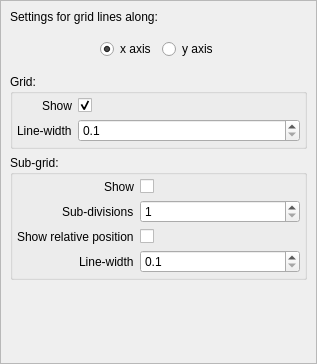
<?xml version="1.0" encoding="UTF-8"?>
<ui version="4.0">
 <class>ZeGridSettingsWidget</class>
 <widget class="QWidget" name="ZeGridSettingsWidget">
  <property name="geometry">
   <rect>
    <x>0</x>
    <y>0</y>
    <width>317</width>
    <height>364</height>
   </rect>
  </property>
  <property name="windowTitle">
   <string>Form</string>
  </property>
  <layout class="QVBoxLayout" name="verticalLayout">
   <property name="spacing">
    <number>0</number>
   </property>
   <property name="leftMargin">
    <number>0</number>
   </property>
   <property name="topMargin">
    <number>0</number>
   </property>
   <property name="rightMargin">
    <number>0</number>
   </property>
   <property name="bottomMargin">
    <number>0</number>
   </property>
   <item>
    <widget class="QScrollArea" name="scrollArea_3">
     <property name="widgetResizable">
      <bool>true</bool>
     </property>
     <widget class="QWidget" name="scrollAreaWidgetContents_3">
      <property name="geometry">
       <rect>
        <x>0</x>
        <y>0</y>
        <width>315</width>
        <height>362</height>
       </rect>
      </property>
      <layout class="QVBoxLayout" name="verticalLayout_2">
       <item>
        <widget class="QLabel" name="label_2">
         <property name="text">
          <string>Settings for grid lines along:</string>
         </property>
        </widget>
       </item>
       <item>
        <widget class="QWidget" name="axisChoiceWidget" native="true">
         <layout class="QHBoxLayout" name="horizontalLayout">
          <item>
           <spacer name="horizontalSpacer">
            <property name="orientation">
             <enum>Qt::Horizontal</enum>
            </property>
            <property name="sizeHint" stdset="0">
             <size>
              <width>40</width>
              <height>20</height>
             </size>
            </property>
           </spacer>
          </item>
          <item>
           <widget class="QRadioButton" name="xGrid">
            <property name="text">
             <string>x axis</string>
            </property>
            <property name="checked">
             <bool>true</bool>
            </property>
           </widget>
          </item>
          <item>
           <widget class="QRadioButton" name="yGrid">
            <property name="text">
             <string>y axis</string>
            </property>
           </widget>
          </item>
          <item>
           <spacer name="horizontalSpacer_2">
            <property name="orientation">
             <enum>Qt::Horizontal</enum>
            </property>
            <property name="sizeHint" stdset="0">
             <size>
              <width>40</width>
              <height>20</height>
             </size>
            </property>
           </spacer>
          </item>
         </layout>
        </widget>
       </item>
       <item>
        <widget class="QGroupBox" name="groupBox_2">
         <property name="title">
          <string>Grid:</string>
         </property>
         <layout class="QFormLayout" name="gridFormLayout">
          <property name="labelAlignment">
           <set>Qt::AlignRight|Qt::AlignTrailing|Qt::AlignVCenter</set>
          </property>
          <property name="leftMargin">
           <number>4</number>
          </property>
          <property name="topMargin">
           <number>4</number>
          </property>
          <property name="rightMargin">
           <number>4</number>
          </property>
          <property name="bottomMargin">
           <number>4</number>
          </property>
          <item row="0" column="0">
           <widget class="QLabel" name="label_14">
            <property name="text">
             <string>Show</string>
            </property>
           </widget>
          </item>
          <item row="0" column="1">
           <widget class="QCheckBox" name="showGrid">
            <property name="sizePolicy">
             <sizepolicy hsizetype="Maximum" vsizetype="Maximum">
              <horstretch>0</horstretch>
              <verstretch>0</verstretch>
             </sizepolicy>
            </property>
            <property name="text">
             <string/>
            </property>
            <property name="checked">
             <bool>true</bool>
            </property>
           </widget>
          </item>
          <item row="1" column="0">
           <widget class="QLabel" name="label_19">
            <property name="text">
             <string>Line-width</string>
            </property>
           </widget>
          </item>
          <item row="1" column="1">
           <widget class="QDoubleSpinBox" name="gridLineWidth">
            <property name="decimals">
             <number>1</number>
            </property>
            <property name="minimum">
             <double>0.100000000000000</double>
            </property>
            <property name="maximum">
             <double>5.000000000000000</double>
            </property>
            <property name="singleStep">
             <double>0.100000000000000</double>
            </property>
           </widget>
          </item>
         </layout>
        </widget>
       </item>
       <item>
        <widget class="QGroupBox" name="groupBox_4">
         <property name="title">
          <string>Sub-grid:</string>
         </property>
         <layout class="QFormLayout" name="subgridFormLayout">
          <property name="labelAlignment">
           <set>Qt::AlignRight|Qt::AlignTrailing|Qt::AlignVCenter</set>
          </property>
          <property name="leftMargin">
           <number>4</number>
          </property>
          <property name="topMargin">
           <number>4</number>
          </property>
          <property name="rightMargin">
           <number>4</number>
          </property>
          <property name="bottomMargin">
           <number>4</number>
          </property>
          <item row="0" column="0">
           <widget class="QLabel" name="label_8">
            <property name="text">
             <string>Show</string>
            </property>
           </widget>
          </item>
          <item row="0" column="1">
           <widget class="QCheckBox" name="showSubgrid">
            <property name="text">
             <string/>
            </property>
           </widget>
          </item>
          <item row="2" column="0">
           <widget class="QLabel" name="label_9">
            <property name="enabled">
             <bool>true</bool>
            </property>
            <property name="text">
             <string>Sub-divisions</string>
            </property>
           </widget>
          </item>
          <item row="2" column="1">
           <widget class="QSpinBox" name="subgridDivs">
            <property name="enabled">
             <bool>true</bool>
            </property>
            <property name="maximumSize">
             <size>
              <width>16777215</width>
              <height>25</height>
             </size>
            </property>
            <property name="minimum">
             <number>1</number>
            </property>
            <property name="maximum">
             <number>100</number>
            </property>
           </widget>
          </item>
          <item row="3" column="0">
           <widget class="QLabel" name="label_17">
            <property name="text">
             <string>Show relative position</string>
            </property>
           </widget>
          </item>
          <item row="3" column="1">
           <widget class="QCheckBox" name="showSubGridRelativePos">
            <property name="text">
             <string/>
            </property>
           </widget>
          </item>
          <item row="4" column="0">
           <widget class="QLabel" name="label_18">
            <property name="text">
             <string>Line-width</string>
            </property>
           </widget>
          </item>
          <item row="4" column="1">
           <widget class="QDoubleSpinBox" name="subGridLineWidth">
            <property name="decimals">
             <number>1</number>
            </property>
            <property name="minimum">
             <double>0.100000000000000</double>
            </property>
            <property name="maximum">
             <double>5.000000000000000</double>
            </property>
            <property name="singleStep">
             <double>0.100000000000000</double>
            </property>
           </widget>
          </item>
         </layout>
        </widget>
       </item>
       <item>
        <spacer name="verticalSpacer_2">
         <property name="orientation">
          <enum>Qt::Vertical</enum>
         </property>
         <property name="sizeHint" stdset="0">
          <size>
           <width>20</width>
           <height>40</height>
          </size>
         </property>
        </spacer>
       </item>
      </layout>
     </widget>
    </widget>
   </item>
  </layout>
 </widget>
 <resources/>
 <connections/>
</ui>
